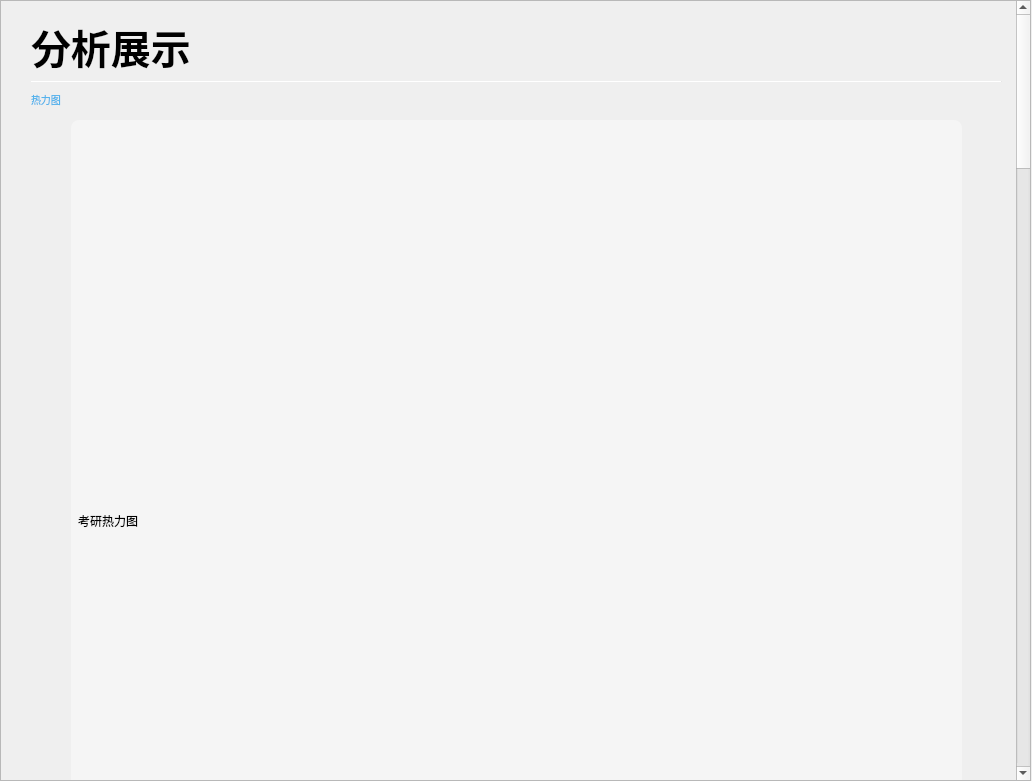
<?xml version="1.0" encoding="UTF-8"?>
<ui version="4.0">
 <class>Form</class>
 <widget class="QWidget" name="Form">
  <property name="geometry">
   <rect>
    <x>0</x>
    <y>0</y>
    <width>1032</width>
    <height>781</height>
   </rect>
  </property>
  <property name="windowTitle">
   <string>Form</string>
  </property>
  <widget class="QScrollArea" name="scrollArea">
   <property name="geometry">
    <rect>
     <x>0</x>
     <y>0</y>
     <width>1031</width>
     <height>781</height>
    </rect>
   </property>
   <property name="styleSheet">
    <string notr="true">border:transparent;
background-color:white;
QScrollBar {height:0px;width:0px;}</string>
   </property>
   <property name="verticalScrollBarPolicy">
    <enum>Qt::ScrollBarAsNeeded</enum>
   </property>
   <property name="horizontalScrollBarPolicy">
    <enum>Qt::ScrollBarAlwaysOff</enum>
   </property>
   <property name="widgetResizable">
    <bool>true</bool>
   </property>
   <widget class="QWidget" name="scrollAreaWidgetContents">
    <property name="geometry">
     <rect>
      <x>0</x>
      <y>0</y>
      <width>1031</width>
      <height>3820</height>
     </rect>
    </property>
    <property name="minimumSize">
     <size>
      <width>871</width>
      <height>3820</height>
     </size>
    </property>
    <property name="styleSheet">
     <string notr="true"/>
    </property>
    <widget class="QLabel" name="label">
     <property name="enabled">
      <bool>true</bool>
     </property>
     <property name="geometry">
      <rect>
       <x>30</x>
       <y>20</y>
       <width>161</width>
       <height>51</height>
      </rect>
     </property>
     <property name="maximumSize">
      <size>
       <width>200</width>
       <height>200</height>
      </size>
     </property>
     <property name="font">
      <font>
       <pointsize>-1</pointsize>
       <weight>75</weight>
       <italic>false</italic>
       <bold>true</bold>
      </font>
     </property>
     <property name="styleSheet">
      <string notr="true">font-size:40px;font:bold;</string>
     </property>
     <property name="text">
      <string>分析展示</string>
     </property>
    </widget>
    <widget class="Line" name="line">
     <property name="geometry">
      <rect>
       <x>30</x>
       <y>80</y>
       <width>971</width>
       <height>1</height>
      </rect>
     </property>
     <property name="styleSheet">
      <string notr="true">background-color:rgb(230,230,230);
max-height:5px;</string>
     </property>
     <property name="orientation">
      <enum>Qt::Horizontal</enum>
     </property>
    </widget>
    <widget class="QLabel" name="HeatmapLable">
     <property name="geometry">
      <rect>
       <x>70</x>
       <y>119</y>
       <width>891</width>
       <height>801</height>
      </rect>
     </property>
     <property name="styleSheet">
      <string notr="true">background-color:rgb(245,245,245);border:1px rgb(209, 207, 208);border-radius:8px;padding:2px 4px;</string>
     </property>
     <property name="text">
      <string>考研热力图</string>
     </property>
    </widget>
    <widget class="QLabel" name="PGEHTMTEXT">
     <property name="geometry">
      <rect>
       <x>460</x>
       <y>930</y>
       <width>131</width>
       <height>21</height>
      </rect>
     </property>
     <property name="text">
      <string>考研相关要素热力图</string>
     </property>
    </widget>
    <widget class="QLabel" name="SAHeatmapLable">
     <property name="geometry">
      <rect>
       <x>30</x>
       <y>970</y>
       <width>461</width>
       <height>421</height>
      </rect>
     </property>
     <property name="styleSheet">
      <string notr="true">background-color:rgb(245,245,245);border:1px rgb(209, 207, 208);border-radius:8px;padding:2px 4px;</string>
     </property>
     <property name="text">
      <string>出国留学热力图</string>
     </property>
    </widget>
    <widget class="QLabel" name="DHeatmapLable">
     <property name="geometry">
      <rect>
       <x>540</x>
       <y>970</y>
       <width>461</width>
       <height>421</height>
      </rect>
     </property>
     <property name="styleSheet">
      <string notr="true">background-color:rgb(245,245,245);border:1px rgb(209, 207, 208);border-radius:8px;padding:2px 4px;</string>
     </property>
     <property name="text">
      <string>直博保研热力图</string>
     </property>
    </widget>
    <widget class="QLabel" name="label_2">
     <property name="geometry">
      <rect>
       <x>710</x>
       <y>1400</y>
       <width>161</width>
       <height>16</height>
      </rect>
     </property>
     <property name="text">
      <string>直博保研相关要素热力图</string>
     </property>
    </widget>
    <widget class="QLabel" name="label_3">
     <property name="geometry">
      <rect>
       <x>190</x>
       <y>1400</y>
       <width>161</width>
       <height>16</height>
      </rect>
     </property>
     <property name="text">
      <string>出国留学相关要素热力图</string>
     </property>
    </widget>
    <widget class="Line" name="line_2">
     <property name="geometry">
      <rect>
       <x>30</x>
       <y>1430</y>
       <width>971</width>
       <height>1</height>
      </rect>
     </property>
     <property name="styleSheet">
      <string notr="true">background-color:rgb(230,230,230);
max-height:5px;</string>
     </property>
     <property name="orientation">
      <enum>Qt::Horizontal</enum>
     </property>
    </widget>
    <widget class="QLabel" name="PGEAnalysis">
     <property name="geometry">
      <rect>
       <x>30</x>
       <y>1450</y>
       <width>250</width>
       <height>250</height>
      </rect>
     </property>
     <property name="styleSheet">
      <string notr="true">background-color:rgb(209, 207, 208);border:1px rgb(209, 207, 208);border-radius:8px;padding:2px 4px;color:rgb(68,68,68);</string>
     </property>
     <property name="text">
      <string>考研相关要素热力图分析

最有可能影响上岸的特征是考研总分
数学分数、超过国家线及院线的分数

影响相对较小的特征是本科院校级别
本科的平均绩点、四六级成绩</string>
     </property>
    </widget>
    <widget class="QLabel" name="PRAnalysis">
     <property name="geometry">
      <rect>
       <x>750</x>
       <y>1450</y>
       <width>250</width>
       <height>250</height>
      </rect>
     </property>
     <property name="styleSheet">
      <string notr="true">background-color:rgb(209, 207, 208);border:1px rgb(209, 207, 208);border-radius:8px;padding:2px 4px;color:rgb(68,68,68);</string>
     </property>
     <property name="text">
      <string>保研直博相关要素热力图分析

最有可能影响保送的特征是学校等级
研习经历

影响相对较小的特征是自身意愿和是
否有学术产物</string>
     </property>
    </widget>
    <widget class="QLabel" name="SAAnalysis">
     <property name="geometry">
      <rect>
       <x>390</x>
       <y>1450</y>
       <width>250</width>
       <height>250</height>
      </rect>
     </property>
     <property name="styleSheet">
      <string notr="true">background-color:rgb(209, 207, 208);border:1px rgb(209, 207, 208);border-radius:8px;padding:2px 4px;color:rgb(68,68,68);</string>
     </property>
     <property name="text">
      <string>留学相关要素热力图分析

最有可能影响留学的特征是GRE
平均绩点、TOEFL成绩

影响相对较小的特征是推荐信力度
自身意愿、是否有学术成就</string>
     </property>
    </widget>
    <widget class="Line" name="line_3">
     <property name="geometry">
      <rect>
       <x>30</x>
       <y>1730</y>
       <width>971</width>
       <height>1</height>
      </rect>
     </property>
     <property name="styleSheet">
      <string notr="true">background-color:rgb(230,230,230);
max-height:5px;</string>
     </property>
     <property name="orientation">
      <enum>Qt::Horizontal</enum>
     </property>
    </widget>
    <widget class="QLabel" name="PGEAPic">
     <property name="geometry">
      <rect>
       <x>30</x>
       <y>1760</y>
       <width>481</width>
       <height>311</height>
      </rect>
     </property>
     <property name="styleSheet">
      <string notr="true">border:2px solid rgb(85,179,236);border-radius:8px;
padding:2px 4px;color:rgb(68,68,68);</string>
     </property>
     <property name="text">
      <string>考研最相关要素点状图</string>
     </property>
    </widget>
    <widget class="QLabel" name="PGEAPicA">
     <property name="geometry">
      <rect>
       <x>570</x>
       <y>1860</y>
       <width>401</width>
       <height>111</height>
      </rect>
     </property>
     <property name="styleSheet">
      <string notr="true">background-color:rgb(209, 207, 208);border:1px rgb(209, 207, 208);border-radius:8px;padding:2px 4px;color:rgb(68,68,68);</string>
     </property>
     <property name="text">
      <string>数学分数在考研总分的地位至关重要

数学分数越高，总分越高，两者相关性很大</string>
     </property>
    </widget>
    <widget class="QLabel" name="SAAPic">
     <property name="geometry">
      <rect>
       <x>510</x>
       <y>2100</y>
       <width>481</width>
       <height>311</height>
      </rect>
     </property>
     <property name="styleSheet">
      <string notr="true">border:2px solid rgb(85,179,236);border-radius:8px;
padding:2px 4px;color:rgb(68,68,68);</string>
     </property>
     <property name="text">
      <string>出国最相关要素点状图</string>
     </property>
    </widget>
    <widget class="QLabel" name="SAAPicA">
     <property name="geometry">
      <rect>
       <x>50</x>
       <y>2200</y>
       <width>401</width>
       <height>111</height>
      </rect>
     </property>
     <property name="styleSheet">
      <string notr="true">background-color:rgb(209, 207, 208);border:1px rgb(209, 207, 208);border-radius:8px;padding:2px 4px;color:rgb(68,68,68);</string>
     </property>
     <property name="text">
      <string>留学深造方面

GPA平均绩点越高，留学深造的意愿更强</string>
     </property>
    </widget>
    <widget class="QLabel" name="PRAPic">
     <property name="geometry">
      <rect>
       <x>30</x>
       <y>2440</y>
       <width>481</width>
       <height>311</height>
      </rect>
     </property>
     <property name="styleSheet">
      <string notr="true">border:2px solid rgb(85,179,236);border-radius:8px;
padding:2px 4px;color:rgb(68,68,68);
</string>
     </property>
     <property name="text">
      <string>直博最相关要素点状图</string>
     </property>
    </widget>
    <widget class="QLabel" name="SPRAPicA">
     <property name="geometry">
      <rect>
       <x>560</x>
       <y>2530</y>
       <width>401</width>
       <height>111</height>
      </rect>
     </property>
     <property name="styleSheet">
      <string notr="true">background-color:rgb(209, 207, 208);border:1px rgb(209, 207, 208);border-radius:8px;padding:2px 4px;color:rgb(68,68,68);</string>
     </property>
     <property name="text">
      <string>直博保研方面

大多数保送成功的学生都有做项目和实习的经验</string>
     </property>
    </widget>
    <widget class="Line" name="line_4">
     <property name="geometry">
      <rect>
       <x>30</x>
       <y>2780</y>
       <width>971</width>
       <height>1</height>
      </rect>
     </property>
     <property name="styleSheet">
      <string notr="true">background-color:rgb(230,230,230);
max-height:5px;</string>
     </property>
     <property name="orientation">
      <enum>Qt::Horizontal</enum>
     </property>
    </widget>
    <widget class="QLabel" name="label_4">
     <property name="enabled">
      <bool>true</bool>
     </property>
     <property name="geometry">
      <rect>
       <x>30</x>
       <y>2810</y>
       <width>121</width>
       <height>31</height>
      </rect>
     </property>
     <property name="maximumSize">
      <size>
       <width>200</width>
       <height>200</height>
      </size>
     </property>
     <property name="font">
      <font>
       <pointsize>-1</pointsize>
       <weight>75</weight>
       <italic>false</italic>
       <bold>true</bold>
      </font>
     </property>
     <property name="styleSheet">
      <string notr="true">font-size:30px;font:bold;</string>
     </property>
     <property name="text">
      <string>算法展示</string>
     </property>
    </widget>
    <widget class="QLabel" name="label_5">
     <property name="geometry">
      <rect>
       <x>30</x>
       <y>3130</y>
       <width>111</width>
       <height>16</height>
      </rect>
     </property>
     <property name="text">
      <string>线性回归算法</string>
     </property>
    </widget>
    <widget class="QLabel" name="LRShowPic">
     <property name="geometry">
      <rect>
       <x>30</x>
       <y>2860</y>
       <width>441</width>
       <height>241</height>
      </rect>
     </property>
     <property name="styleSheet">
      <string notr="true">border:1px solid rgb(209,207,208);border-radius:8px;
padding:2px 4px;color:rgb(68,68,68);
</string>
     </property>
     <property name="text">
      <string/>
     </property>
    </widget>
    <widget class="QLabel" name="RFShowPic">
     <property name="geometry">
      <rect>
       <x>599</x>
       <y>2869</y>
       <width>391</width>
       <height>231</height>
      </rect>
     </property>
     <property name="styleSheet">
      <string notr="true">border-image: url(:/6.png);

</string>
     </property>
     <property name="text">
      <string/>
     </property>
    </widget>
    <widget class="QLabel" name="label_8">
     <property name="geometry">
      <rect>
       <x>570</x>
       <y>3130</y>
       <width>131</width>
       <height>16</height>
      </rect>
     </property>
     <property name="text">
      <string>随机森林分类算法</string>
     </property>
    </widget>
    <widget class="QLabel" name="RF">
     <property name="geometry">
      <rect>
       <x>570</x>
       <y>3170</y>
       <width>401</width>
       <height>71</height>
      </rect>
     </property>
     <property name="styleSheet">
      <string notr="true">background-color:rgb(209, 207, 208);border:1px rgb(209, 207, 208);border-radius:8px;padding:2px 4px;color:rgb(68,68,68);
</string>
     </property>
     <property name="text">
      <string>随机森林最早由Leo Breiman和Adele Cutler提出
指的是利用多棵树对样本进行训练并预测的一种分类器</string>
     </property>
    </widget>
    <widget class="QLabel" name="LR">
     <property name="geometry">
      <rect>
       <x>30</x>
       <y>3170</y>
       <width>401</width>
       <height>71</height>
      </rect>
     </property>
     <property name="styleSheet">
      <string notr="true">background-color:rgb(209, 207, 208);border:1px rgb(209, 207, 208);border-radius:8px;padding:2px 4px;color:rgb(68,68,68);</string>
     </property>
     <property name="text">
      <string>线性回归是利用数理统计中回归分析
来确定两种或两种以上变量间相互依赖的定量关系的一种分析方法</string>
     </property>
    </widget>
    <widget class="Line" name="line_5">
     <property name="geometry">
      <rect>
       <x>30</x>
       <y>3280</y>
       <width>971</width>
       <height>1</height>
      </rect>
     </property>
     <property name="styleSheet">
      <string notr="true">background-color:rgb(230,230,230);
max-height:5px;</string>
     </property>
     <property name="orientation">
      <enum>Qt::Horizontal</enum>
     </property>
    </widget>
    <widget class="QLabel" name="label_6">
     <property name="enabled">
      <bool>true</bool>
     </property>
     <property name="geometry">
      <rect>
       <x>30</x>
       <y>3310</y>
       <width>121</width>
       <height>31</height>
      </rect>
     </property>
     <property name="maximumSize">
      <size>
       <width>200</width>
       <height>200</height>
      </size>
     </property>
     <property name="font">
      <font>
       <pointsize>-1</pointsize>
       <weight>75</weight>
       <italic>false</italic>
       <bold>true</bold>
      </font>
     </property>
     <property name="styleSheet">
      <string notr="true">font-size:30px;font:bold;</string>
     </property>
     <property name="text">
      <string>功能简介</string>
     </property>
    </widget>
    <widget class="QLabel" name="CJYCJJ">
     <property name="geometry">
      <rect>
       <x>180</x>
       <y>3380</y>
       <width>271</width>
       <height>141</height>
      </rect>
     </property>
     <property name="styleSheet">
      <string notr="true">background-color:rgb(209, 207, 208);border:1px rgb(209, 207, 208);border-radius:8px;padding:2px 4px;color:rgb(68,68,68);</string>
     </property>
     <property name="text">
      <string>成绩预测功能简介

通过输入与预测科目相关的分数
使用线性回归模型结合数据库样本进行预测</string>
     </property>
    </widget>
    <widget class="QLabel" name="KYFXJJ">
     <property name="geometry">
      <rect>
       <x>710</x>
       <y>3380</y>
       <width>271</width>
       <height>141</height>
      </rect>
     </property>
     <property name="styleSheet">
      <string notr="true">background-color:rgb(209, 207, 208);border:1px rgb(209, 207, 208);border-radius:8px;padding:2px 4px;color:rgb(68,68,68);</string>
     </property>
     <property name="text">
      <string>考研分析功能简介

展示分析与考研紧密相关的一些特征及关系
使用随机森林分类模型结合分数线等基本
信息进行上岸预测</string>
     </property>
    </widget>
    <widget class="QLabel" name="CGFXJJ">
     <property name="geometry">
      <rect>
       <x>180</x>
       <y>3600</y>
       <width>271</width>
       <height>141</height>
      </rect>
     </property>
     <property name="styleSheet">
      <string notr="true">background-color:rgb(209, 207, 208);border:1px rgb(209, 207, 208);border-radius:8px;padding:2px 4px;color:rgb(68,68,68);</string>
     </property>
     <property name="text">
      <string>留学分析功能简介

展示分析与留学紧密相关的一些特征及关系
使用随机森林分类模型结合GPA等基本
信息对是否能够取得offer进行预测</string>
     </property>
    </widget>
    <widget class="QLabel" name="BSFXJJ">
     <property name="geometry">
      <rect>
       <x>710</x>
       <y>3600</y>
       <width>271</width>
       <height>141</height>
      </rect>
     </property>
     <property name="styleSheet">
      <string notr="true">background-color:rgb(209, 207, 208);border:1px rgb(209, 207, 208);border-radius:8px;padding:2px 4px;color:rgb(68,68,68);</string>
     </property>
     <property name="text">
      <string>保送分析功能简介

展示分析与直博保研紧密相关的一些基本特征及关系
使用随机森林分类模型结合当前绩点等基本
信息对是否能够保送进行预测</string>
     </property>
    </widget>
    <widget class="QLabel" name="KYFX">
     <property name="geometry">
      <rect>
       <x>560</x>
       <y>3400</y>
       <width>101</width>
       <height>101</height>
      </rect>
     </property>
     <property name="styleSheet">
      <string notr="true">background-color:rgb(81,170,236);border:1px rgb(209, 207, 208);border-radius:8px;padding:2px 4px;
</string>
     </property>
     <property name="text">
      <string>考研分析 </string>
     </property>
     <property name="alignment">
      <set>Qt::AlignCenter</set>
     </property>
    </widget>
    <widget class="QLabel" name="BSFX">
     <property name="geometry">
      <rect>
       <x>560</x>
       <y>3620</y>
       <width>101</width>
       <height>101</height>
      </rect>
     </property>
     <property name="styleSheet">
      <string notr="true">background-color:rgb(81,170,236);border:1px rgb(209, 207, 208);border-radius:8px;padding:2px 4px;
</string>
     </property>
     <property name="text">
      <string>保送分析 </string>
     </property>
     <property name="alignment">
      <set>Qt::AlignCenter</set>
     </property>
    </widget>
    <widget class="QLabel" name="CGFX">
     <property name="geometry">
      <rect>
       <x>30</x>
       <y>3620</y>
       <width>101</width>
       <height>101</height>
      </rect>
     </property>
     <property name="styleSheet">
      <string notr="true">background-color:rgb(81,170,236);border:1px rgb(209, 207, 208);border-radius:8px;padding:2px 4px;
</string>
     </property>
     <property name="text">
      <string>留学分析 </string>
     </property>
     <property name="alignment">
      <set>Qt::AlignCenter</set>
     </property>
    </widget>
    <widget class="QLabel" name="CJYC">
     <property name="geometry">
      <rect>
       <x>30</x>
       <y>3400</y>
       <width>101</width>
       <height>101</height>
      </rect>
     </property>
     <property name="styleSheet">
      <string notr="true">background-color:rgb(81,170,236);border:1px rgb(209, 207, 208);border-radius:8px;padding:2px 4px;
</string>
     </property>
     <property name="text">
      <string>成绩预测 </string>
     </property>
     <property name="alignment">
      <set>Qt::AlignCenter</set>
     </property>
    </widget>
    <widget class="Line" name="line_6">
     <property name="geometry">
      <rect>
       <x>180</x>
       <y>3560</y>
       <width>271</width>
       <height>1</height>
      </rect>
     </property>
     <property name="styleSheet">
      <string notr="true">background-color:rgb(230,230,230);
max-height:5px;</string>
     </property>
     <property name="orientation">
      <enum>Qt::Horizontal</enum>
     </property>
    </widget>
    <widget class="Line" name="line_7">
     <property name="geometry">
      <rect>
       <x>710</x>
       <y>3560</y>
       <width>271</width>
       <height>1</height>
      </rect>
     </property>
     <property name="styleSheet">
      <string notr="true">background-color:rgb(230,230,230);
max-height:5px;</string>
     </property>
     <property name="orientation">
      <enum>Qt::Horizontal</enum>
     </property>
    </widget>
    <widget class="Line" name="line_8">
     <property name="geometry">
      <rect>
       <x>30</x>
       <y>3780</y>
       <width>941</width>
       <height>1</height>
      </rect>
     </property>
     <property name="styleSheet">
      <string notr="true">background-color:rgb(230,230,230);
max-height:5px;</string>
     </property>
     <property name="orientation">
      <enum>Qt::Horizontal</enum>
     </property>
    </widget>
    <widget class="QLabel" name="LRShowPic_2">
     <property name="geometry">
      <rect>
       <x>560</x>
       <y>2860</y>
       <width>441</width>
       <height>241</height>
      </rect>
     </property>
     <property name="styleSheet">
      <string notr="true">border:1px solid rgb(209,207,208);border-radius:8px;
padding:2px 4px;color:rgb(68,68,68);
</string>
     </property>
     <property name="text">
      <string/>
     </property>
    </widget>
    <widget class="QLabel" name="RFShowPic_2">
     <property name="geometry">
      <rect>
       <x>50</x>
       <y>2870</y>
       <width>401</width>
       <height>221</height>
      </rect>
     </property>
     <property name="styleSheet">
      <string notr="true">border-image: url(:/7.png);

</string>
     </property>
     <property name="text">
      <string/>
     </property>
    </widget>
    <widget class="QLabel" name="label_7">
     <property name="geometry">
      <rect>
       <x>30</x>
       <y>90</y>
       <width>91</width>
       <height>16</height>
      </rect>
     </property>
     <property name="styleSheet">
      <string notr="true">color:rgb(85,179,236);font-size:10px;background-color:transparent;</string>
     </property>
     <property name="text">
      <string>热力图</string>
     </property>
    </widget>
    <zorder>LRShowPic_2</zorder>
    <zorder>label</zorder>
    <zorder>line</zorder>
    <zorder>HeatmapLable</zorder>
    <zorder>PGEHTMTEXT</zorder>
    <zorder>SAHeatmapLable</zorder>
    <zorder>DHeatmapLable</zorder>
    <zorder>label_2</zorder>
    <zorder>label_3</zorder>
    <zorder>line_2</zorder>
    <zorder>PGEAnalysis</zorder>
    <zorder>PRAnalysis</zorder>
    <zorder>SAAnalysis</zorder>
    <zorder>line_3</zorder>
    <zorder>PGEAPic</zorder>
    <zorder>PGEAPicA</zorder>
    <zorder>SAAPic</zorder>
    <zorder>SAAPicA</zorder>
    <zorder>PRAPic</zorder>
    <zorder>SPRAPicA</zorder>
    <zorder>line_4</zorder>
    <zorder>label_4</zorder>
    <zorder>label_5</zorder>
    <zorder>LRShowPic</zorder>
    <zorder>label_8</zorder>
    <zorder>RF</zorder>
    <zorder>LR</zorder>
    <zorder>line_5</zorder>
    <zorder>label_6</zorder>
    <zorder>CJYCJJ</zorder>
    <zorder>KYFXJJ</zorder>
    <zorder>CGFXJJ</zorder>
    <zorder>BSFXJJ</zorder>
    <zorder>KYFX</zorder>
    <zorder>BSFX</zorder>
    <zorder>CGFX</zorder>
    <zorder>CJYC</zorder>
    <zorder>line_6</zorder>
    <zorder>line_7</zorder>
    <zorder>line_8</zorder>
    <zorder>RFShowPic</zorder>
    <zorder>RFShowPic_2</zorder>
    <zorder>label_7</zorder>
   </widget>
  </widget>
 </widget>
 <resources>
  <include location="ICON/Untitled.qrc"/>
 </resources>
 <connections/>
</ui>
